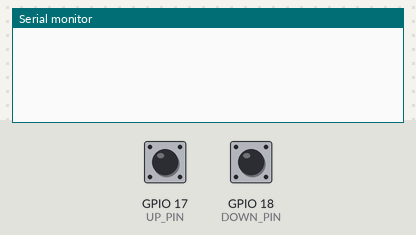
A sketch run on a simulated ESP32. On the bench: the last lines printed to the serial monitor. The inputs (shaded band) are chosen by the test bench; at power-on: GPIO 17 (UP_PIN) HIGH, GPIO 18 (DOWN_PIN) HIGH.

Above: at 1.2 s.
1.3 s: GPIO 17 (UP_PIN) pulled LOW for 0.15 s
At 2.5 s:
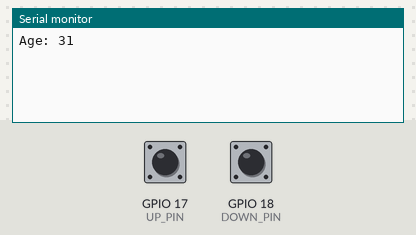
2.9 s: GPIO 18 (DOWN_PIN) pulled LOW for 0.15 s
At 3.9 s:
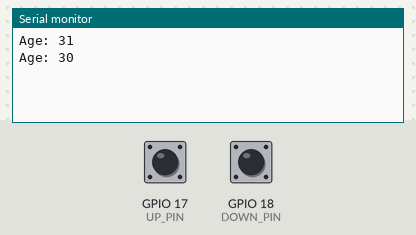
4.5 s: GPIO 17 (UP_PIN) pulled LOW for 1 s
At 6.6 s:
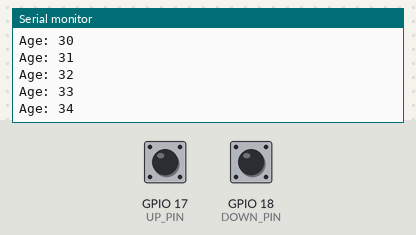
7.0 s: GPIO 18 (DOWN_PIN) pulled LOW for 3.2 s
At 10.5 s:
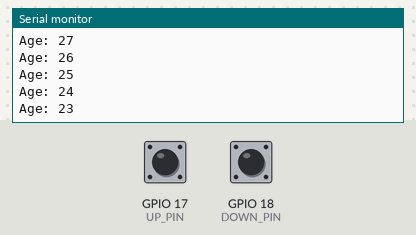
Timing chart, 0 to 12.0 s (numbered marks = the images above; inputs shaded):
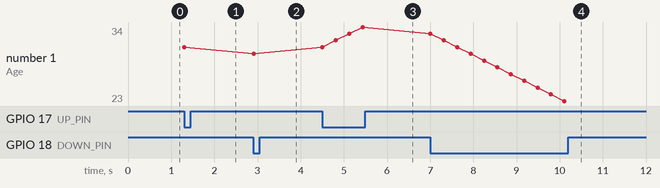

Measured:
- after the input at 1.3 s, the serial monitor: prints a new line at once (image 1)
- after the input at 2.9 s, the serial monitor: prints a new line at once (image 2)
- after the input at 4.5 s, the serial monitor: prints a new line at once (image 3)
- after the input at 7.0 s, the serial monitor: prints a new line after 0.94 s (image 4)
- plotted number 1: 31 → 30 after the input at 2.9 s, 30 → 34 after the input at 4.5 s, 34 → 23 after the input at 7.0 s

The sketch:

age_select.ino
```cpp
#include <driver/gpio.h>

const int UP_PIN = 17;
const int DOWN_PIN = 18;

int age = 30;

void setup() {
  pinMode(UP_PIN, INPUT);
  gpio_set_pull_mode(GPIO_NUM_17, GPIO_PULLUP_ONLY);

  pinMode(DOWN_PIN, INPUT);
  gpio_set_pull_mode(GPIO_NUM_18, GPIO_PULLUP_ONLY);

  Serial.begin(115200);
}

void loop() {
  int is_up = digitalRead(UP_PIN) == LOW ? 1 : 0;
  int is_down = digitalRead(DOWN_PIN) == LOW ? 1 : 0;

  if (is_up || is_down) { // どちらかのボタンが押されたら
    if (is_up && age < 130) {
      age += 1;
    } else if (is_down && age > 20) {
      age -= 1;
    }
    Serial.print("Age: ");
    Serial.println(age);
    delay(300); // チャタリング防止のため少し待つ
  }

  delay(10); // CPU負荷軽減
}
```
